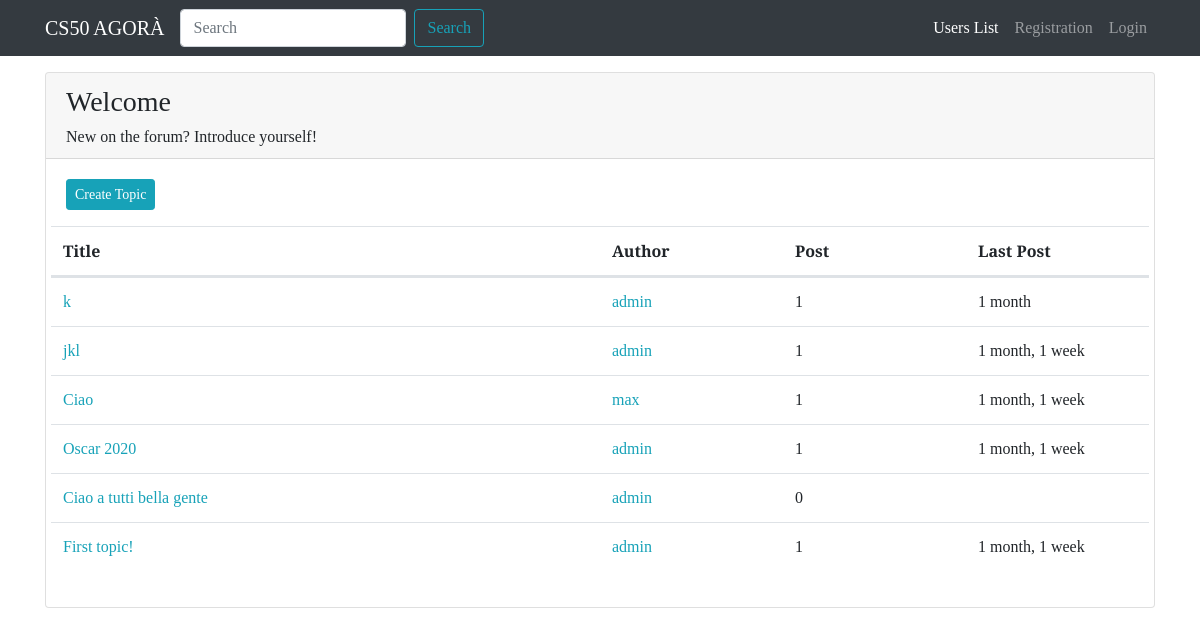
The page /forum/section/1/ on the database as committed earlier.
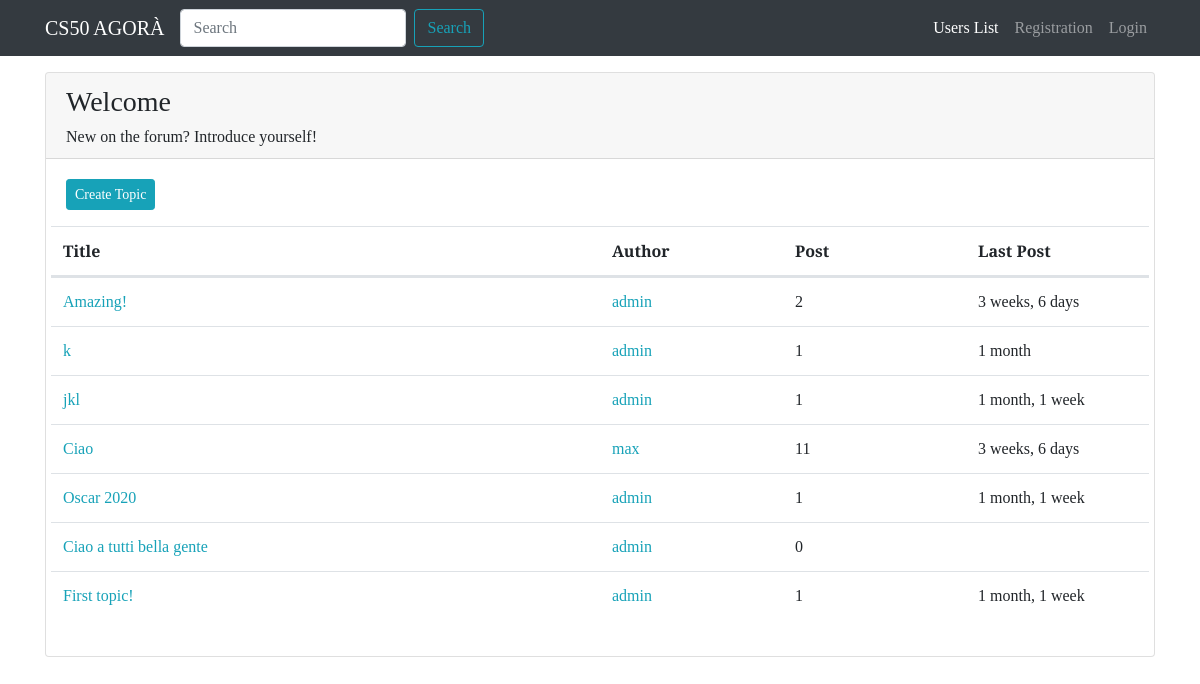
The same page on the database as committed later.
### forum/models.py (models this page shows, shortened)
class Topic(models.Model):
    title = models.CharField(max_length=120)
    creation_date = models.DateTimeField(auto_now_add=True)
    topic_author = models.ForeignKey(
        User, on_delete=models.CASCADE, related_name="topics"
    )
    topic_section = models.ForeignKey(Section, on_delete=models.CASCADE)
    def get_absolute_url(self):
        return reverse("view_topic", kwargs={"pk": self.pk})
    class Meta:
        verbose_name = "Topic"
        verbose_name_plural = "Topics"

class Post(models.Model):
    post_author = models.ForeignKey(
        User, on_delete=models.CASCADE, related_name="posts"
    )
    content = models.TextField()
    creation_date = models.DateTimeField(auto_now_add=True)
    topic = models.ForeignKey(Topic, on_delete=models.CASCADE)
    class Meta:
        verbose_name = "Post"
        verbose_name_plural = "Posts"

### forum/views.py (the view)
# urls.py: path("section/<int:pk>/", views.sectionView, name="section_view"),
def sectionView(request, pk):
    section = get_object_or_404(Section, pk=pk)
    section_topics = Topic.objects.filter(topic_section=section).order_by(
        "-creation_date"
    )
    context = {"section": section, "topics": section_topics}
    return render(request, "forum/individual_section.html", context)

### forum/templates/forum/individual_section.html (shortened to what this page needs)
{% extends 'base.html' %}
{% block content %}
<div class="card my-3">
    <div class="card-header">
        <h3>{{ section.section_name }}</h3>
        <h6 class="card-text">{{ section.description }}</h6>
    </div>
    <div class="card-body">
        <a class="btn btn-sm btn-info" href="{% url 'create_topic' pk=section.pk %}">Create Topic</a>
        <table class="table mt-3">
            <thead>
                <tr class="row">
                    <th class="col-lg-6 col-4">Title</th>
                    <th class="col-lg-2 col-3">Author</th>
                    <th class="col-lg-2 col-2">Post</th>
                    <th class="col-lg-2 col-3">Last Post</th>
                </tr>
            </thead>
            <tbody>
                <tr class="row">
                    {% for topic in topics %}
                    <td class="col-lg-6 col-4">
                        <a href="{{ topic.get_absolute_url }}">{{ topic.title }}</a>
                    </td>
                    <td class="col-lg-2 col-3">
                        <a
                            href="{% url 'user_profile' username=topic.topic_author.username %}">{{ topic.topic_author }}</a>
                    </td>
                    <td class="col-lg-2 col-2">{{ topic.post_set.count }}</td>
                    <td class="col-lg-2 col-3">{{ topic.post_set.last.creation_date|timesince }}</td>
                    {% endfor %}
                </tr>
            </tbody>
        </table>
    </div>
</div>
{% endblock content %}

Rows that differ between the two databases and show on the page:
added Topic: title "Amazing!", topic_author "admin", post_set.count "2", post_set.last.creation_date "3 weeks, 6 days"
computed for Topic "Ciao": post_set.count "1" → "11"; post_set.last.creation_date "1 month, 1 week" → "3 weeks, 6 days"
